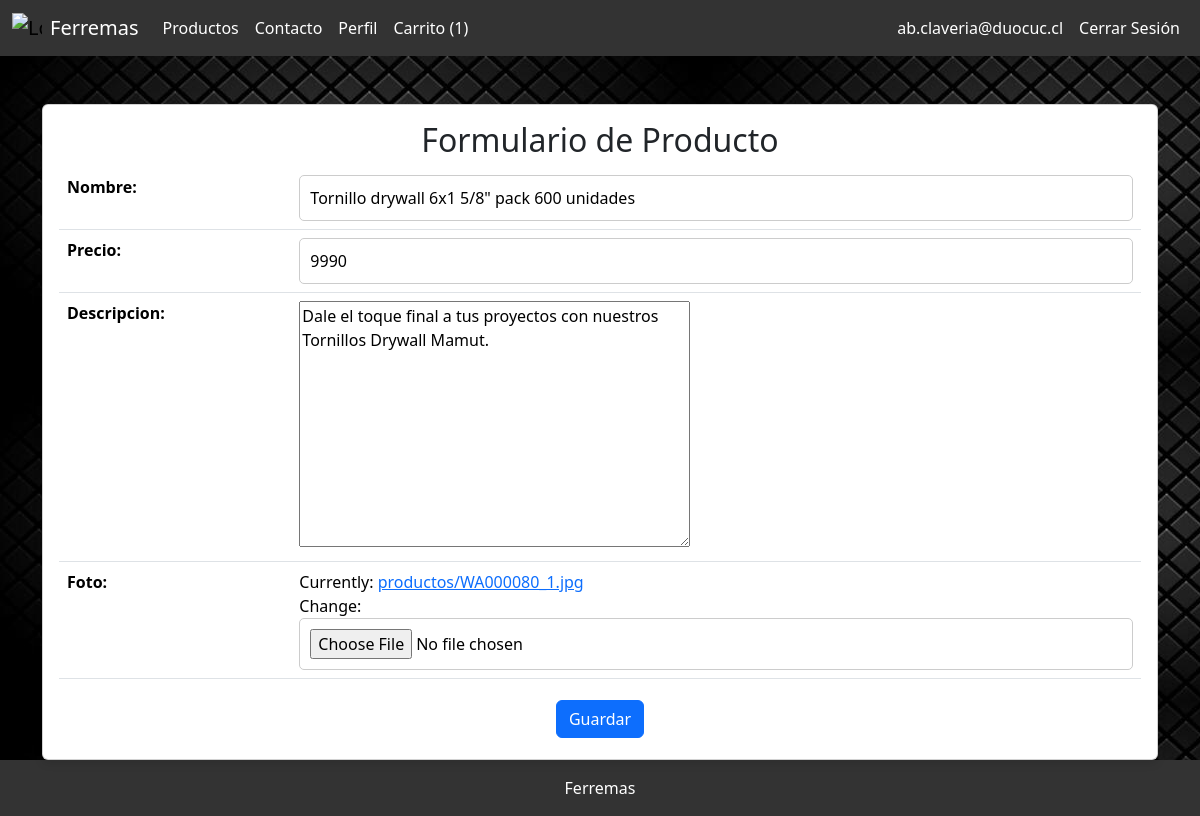
Screenshot of /producto/1/editar/ (signed in) with the database file from the repository.
### ferremas/models.py (models this page shows, shortened)
class Producto(models.Model):
    nombre = models.CharField(max_length=100)
    precio = models.DecimalField(max_digits=10, decimal_places=0)
    descripcion = models.TextField()
    foto = models.ImageField(upload_to='productos/')

### ferremas/views.py (the view)
# urls.py: path('producto/<int:product_id>/editar/', views.product_update, name='product_update'),
@login_required
def product_update(request, product_id):
    product = get_object_or_404(Producto, id=product_id)
    if request.method == 'POST':
        form = ProductoForm(request.POST, request.FILES, instance=product)
        if form.is_valid():
            form.save()
            return redirect('product_detail', product_id=product.id)
    else:
        form = ProductoForm(instance=product)
    return render(request, 'ferremas/product_form.html', {'form': form})

### ferremas/forms.py
class ProductoForm(forms.ModelForm):
    class Meta:
        model = Producto
        fields = ['nombre', 'precio', 'descripcion', 'foto']

### ferremas/templates/ferremas/product_form.html (shortened to what this page needs)
{% extends 'ferremas/base.html' %}
{% block content %}
<div class="container mt-5">
    <div class="card">
        <div class="card-body">
            <h2 class="card-title text-center">Formulario de Producto</h2>
            <form method="post" enctype="multipart/form-data">
                <table class="table">
                    {{ form.as_table }}
                </table>
                <div class="text-center">
                    <button type="submit" class="btn btn-primary">Guardar</button>
                </div>
            </form>
        </div>
    </div>
</div>
{% endblock %}

### ferremas/templates/ferremas/base.html (shortened to what this page needs)
<!DOCTYPE html>
<html lang="es">
<head>
    {% load static %}
    <link rel="stylesheet" href="{% static 'css/style.css' %}">
    <link href="https://cdn.jsdelivr.net/npm/bootstrap@5.3.3/dist/css/bootstrap.min.css" rel="stylesheet">
</head>
<body>
    <header>
        {% include 'ferremas/navbar.html' %}
    </header>
    <main>
        {% block content %}{% endblock %}
    </main>
    <footer class="py-3">
        <p class="m-0 text-white text-center">Ferremas</p>
    </footer>
</body>
</html>

### ferremas/templates/ferremas/navbar.html (shortened to what this page needs)
{% load static %}
<nav class="navbar navbar-expand-lg">
    <div class="container-fluid">
        <a class="navbar-brand d-flex align-items-center" href="{% url 'index' %}">
            <img src="{% static 'img/logo.svg' %}" alt="Logo" width="30" height="30" class="d-inline-block align-text-top me-2">
            <span style="color: #fff;"> Ferremas</span>
        </a>
        <div class="collapse navbar-collapse" id="navbarNav">
            <ul class="navbar-nav me-auto mb-2 mb-lg-0">
                <li class="nav-item">
                    <a class="nav-link" href="{% url 'product_list' %}">Productos</a>
                </li>
                <li class="nav-item">
                    <a class="nav-link" href="{% url 'contact' %}">Contacto</a>
                </li>
                {% if user.is_authenticated %}
                    <li class="nav-item">
                        <a class="nav-link" href="{% url 'user_profile' %}">Perfil</a>
                    </li>
                    <li class="nav-item">
                        <a class="nav-link" href="{% url 'cart' %}">
                            Carrito
                            {% if user.is_authenticated %}
                                ({{ request.user.cartitem_set.count }})
                            {% endif %}
                        </a>
                    </li>
                {% endif %}
            </ul>
            <ul class="navbar-nav">
                {% if user.is_authenticated %}
                    <li class="nav-item">
                        <a class="nav-link" href="{% url 'user_profile' %}">{{ user.email }}</a>
                    </li>
                    <li class="nav-item">
                        <a class="nav-link" href="{% url 'logout' %}">Cerrar Sesión</a>
                    </li>
                {% endif %}
            </ul>
        </div>
    </div>
</nav>

### ferremas/static/css/style.css (style rules this page uses)
html, body { height: 100%; margin: 0; display: flex; flex-direction: column; }
main { flex: 1; }
body { font-family: Arial, sans-serif; background-image: url('../img/fondo_decoracion.png'); }
.navbar { background-color: #333; }
.navbar .nav-link { color: #fff; }
footer { background-color: #333; padding: 10px 0; }
footer p { color: #fff; margin: 0; text-align: center; }
.card { display: flex; flex-direction: column; height: 100%; background-color: rgba(255, 255, 255, 0.8); backdrop-filter: blur(10px); border-radius: 15px; box-shadow: 0 4px 8px rgba(0, 0, 0, 0.1); }
.card-body { flex: 1; display: flex; flex-direction: column; justify-content: space-between; }
.btn { margin: 5px; }
.btn-primary { background-color: #007bff; border: none; padding: 10px 20px; font-size: 1.2em; border-radius: 25px; }
input { border-radius: 5px; padding: 10px; width: 100%; border: 1px solid #ccc; }

### rows the page displays
Producto: nombre "Tornillo drywall 6x1 5/8\" pack 600 unidades", precio "9990", descripcion "Dale el toque final a tus proyectos con nuestros Tornillos Drywall Mamut."

### other values shown
{{ request.user.cartitem_set.count }} "1"
{{ user.email }} "ab.claveria@duocuc.cl"
